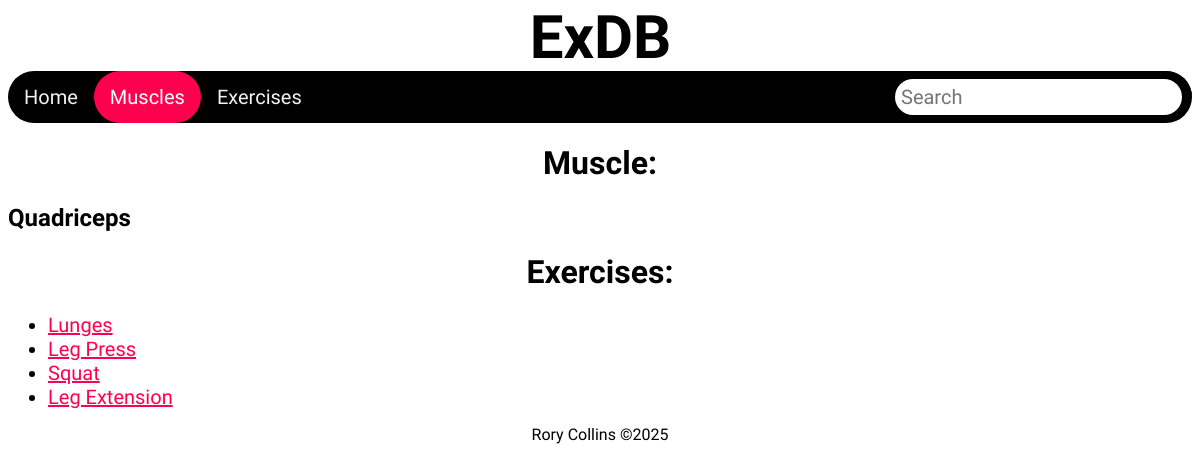
Screenshot of /muscle/9 with the database file from the repository.
### tables this page shows
CREATE TABLE Muscles (muscle_id INTEGER PRIMARY KEY AUTOINCREMENT, muscle_name TEXT NOT NULL);

CREATE TABLE Exercises (exercise_id INTEGER NOT NULL PRIMARY KEY AUTOINCREMENT, exercise_name TEXT NOT NULL, muscle_id INTEGER REFERENCES Muscles (muscle_id), image_id TEXT REFERENCES Images (image_id), FOREIGN KEY (muscle_id) REFERENCES Muscles (muscle_id));

### routes.py (the view)
@app.route("/muscle/<int:id>")
def muscle_exercises(id):
    conn = sqlite3.connect('fitness.db')
    cur = conn.cursor()
    cur.execute("SELECT muscle_name FROM Muscles WHERE muscle_id = ?", (id,))
    muscle = cur.fetchone()
    cur.execute("SELECT exercise_id, exercise_name FROM Exercises WHERE muscle_id = ?", (id,))
    exercises = cur.fetchall()
    title = 'Muscles - ' + str(muscle[0])
    conn.close()
    return render_template('muscle_exercises.html', title=title, muscle=muscle, exercises=exercises)

### templates/muscle_exercises.html
{% extends 'layout.html' %}
{% block content %}
<div class="topnav">
  <a href="/">Home</a>
  <a class="active" href="/all_muscles">Muscles</a>
  <a href="/all_exercises">Exercises</a>
  <form action="{{ url_for('search') }}" method="get" class="topnav">
    <input type="text" name="query" placeholder="Search" required />
  </form>
</div>
<h1>Muscle:</h1>
<h2>{{ muscle[0] }}</h2>
<h1>Exercises:</h1>
<ul>
  {% for exercise in exercises %}
    <li><a href="/exercise/{{ exercise[0] }}">{{ exercise[1] }}</a></li>
  {% endfor %}
</ul>
{% endblock %}

### static/css/style.css (style rules this page uses)
body { background-color: rgb(255, 255, 255); }
h1 { color: rgb(0, 0, 0); font-family: "Cal Sans", sans-serif; text-align: center; }
h2 { color: rgb(0, 0, 0); font-family: "Cal Sans", sans-serif; }
li { font-size: 20px; color: rgb(0, 0, 0); font-family: "Cal Sans", sans-serif; }
a { font-size: 20px; color: rgb(0, 0, 0); font-family: "Cal Sans", sans-serif; }
a:link { color: rgb(255, 0, 79); }
.topnav { background-color: #000000; overflow: hidden; border-radius: 30px; align-items: center; }
.topnav a { float: left; color: #f2f2f2; text-align: center; padding: 14px 16px; text-decoration: none; font-size: 20px; }
.topnav a.active { background-color: #ff004f; color: white; border-radius: 30px; }
.topnav input[type=text] { font-family: "Cal Sans", sans-serif; float: right; padding: 6px; border-radius: 30px; border: none; margin-top: 8px; margin-right: 10px; font-size: 20px; }

### rows the page displays
Muscles: muscle_name "Quadriceps"
Exercises: exercise_name "Lunges"
Exercises: exercise_name "Leg Press"
Exercises: exercise_name "Squat"
Exercises: exercise_name "Leg Extension"
